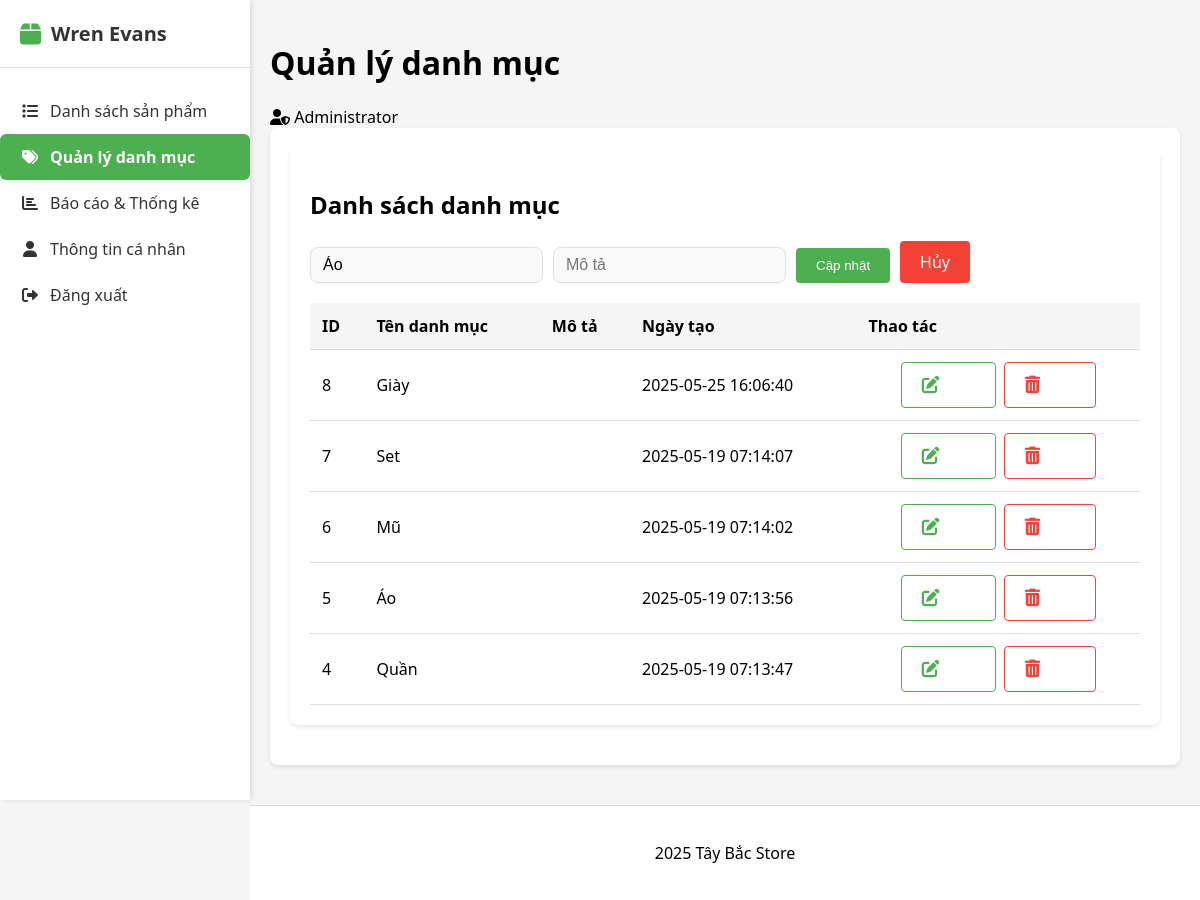
Screenshot of /admin/index.php?action=editCategory&id=5 (signed in) with the database file from the repository.
### tables this page shows
CREATE TABLE `categories` (
  `id` int NOT NULL AUTO_INCREMENT,
  `name` varchar(255) NOT NULL,
  `description` text,
  `created_at` datetime DEFAULT CURRENT_TIMESTAMP,
  PRIMARY KEY (`id`)
);

### controllers/AdminController.php (called while the page is built, shortened)
<?php
require_once __DIR__ . '/../config/database.php';
class AdminController {
    private $db;
    public function __construct() {
        $database = new Database();
        $this->db = $database->getConnection();
    }
    public function editCategory() {
        require_once __DIR__ . '/../models/Category.php';
        $categoryModel = new Category($this->db);
        $id = $_GET['id'];
        $categories = $categoryModel->getAll();
        $editCategory = null;
        foreach ($categories as $cat) {
            if ($cat['id'] == $id) {
                $editCategory = $cat;
                break;
            }
        }
        require_once __DIR__ . '/../views/admin/categories.php';
    }
}
?>

### config/database.php (called while the page is built, shortened)
<?php
class Database {
    private $host = "localhost";
    private $db_name = "product_management";
    private $username = "root";
    private $password = "Hung23072004";
    public function getConnection() {
        $this->conn = null;
        try {
            $this->conn = new PDO("mysql:host=" . $this->host . ";dbname=" . $this->db_name, $this->username, $this->password);
            $this->conn->exec("set names utf8");
        } catch(PDOException $exception) {
            echo "Connection error: " . $exception->getMessage();
        }
        return $this->conn;
    }
}
?>

### models/Category.php (called while the page is built, shortened)
<?php
class Category {
    private $conn;
    private $table = "categories";
    public function __construct($db) {
        $this->conn = $db;
    }
    public function getAll() {
        $stmt = $this->conn->query("SELECT * FROM {$this->table} ORDER BY created_at DESC");
        return $stmt->fetchAll(PDO::FETCH_ASSOC);
    }
}
?>

### views/admin/categories.php (the view, shortened to what this page needs)
<?php
require_once __DIR__ . '/layouts/header.php';
?>
<div class="content-container">
    <h2>Danh sách danh mục</h2>
    <?php if (isset($editCategory)): ?>
    <form action="index.php?action=updateCategory" method="POST" style="margin-bottom:20px; display: flex; gap: 10px; align-items: flex-end;">
        <div>
            <input type="text" name="name" placeholder="Tên danh mục" required class="form-control" value="<?= htmlspecialchars($editCategory['name']) ?>">
        </div>
        <div>
            <input type="text" name="description" placeholder="Mô tả" class="form-control" value="<?= htmlspecialchars($editCategory['description']) ?>">
        </div>
        <button type="submit" class="btn btn-primary">Cập nhật</button>
        <a href="index.php?action=categories" class="btn btn-danger">Hủy</a>
    </form>
    <?php endif; ?>
    <table>
        <thead>
            <tr>
                <th>ID</th>
                <th>Tên danh mục</th>
                <th>Mô tả</th>
                <th>Ngày tạo</th>
                <th>Thao tác</th>
            </tr>
        </thead>
        <tbody>
            <?php foreach ($categories as $cat): ?>
            <tr>
                <td><?= $cat['id'] ?></td>
                <td><?= htmlspecialchars($cat['name']) ?></td>
                <td><?= htmlspecialchars($cat['description']) ?></td>
                <td><?= $cat['created_at'] ?></td>
                <td class="action-links" style="display: flex; gap: 8px; justify-content: center;">
                    <a href="index.php?action=editCategory&id=<?= $cat['id'] ?>"
                       class="btn btn-primary btn-sm"
                       style="display: flex; align-items: center; gap: 4px; min-width: 40px; justify-content: center; background: #fff; color: #4caf50; border: 1.5px solid #4caf50; font-weight: 500;"
                       title="Sửa">
                        <i class="fas fa-edit" style="color: #4caf50;"></i>
                        <span>Sửa</span>
                    </a>
                    <a href="index.php?action=deleteCategory&id=<?= $cat['id'] ?>"
                       class="btn btn-danger btn-sm"
                       style="display: flex; align-items: center; gap: 4px; min-width: 40px; justify-content: center; background: #fff; color: #f44336; border: 1.5px solid #f44336; font-weight: 500;"
                       onclick="return confirm('Bạn có chắc chắn muốn xóa?')"
                       title="Xóa">
                        <i class="fas fa-trash-alt" style="color: #f44336;"></i>
                        <span>Xóa</span>
                    </a>
                </td>
            </tr>
            <?php endforeach; ?>
        </tbody>
    </table>
</div>
<?php require_once __DIR__ . '/layouts/footer.php'; ?>

### views/admin.css (style rules this page uses)
:root { --primary-color: #4caf50; --secondary-color: #45a049; --danger-color: #f44336; --text-color: #333; --light-gray: #f5f5f5; --border-color: #ddd; --sidebar-width: 250px; }
body { font-family: "Segoe UI", Tahoma, Geneva, Verdana, sans-serif; margin: 0; padding: 0; background-color: var(--light-gray); }
.content-container { background: white; padding: 20px; border-radius: 8px; box-shadow: 0 2px 4px rgba(0, 0, 0, 0.1); margin-bottom: 20px; }
table { width: 100%; border-collapse: collapse; margin-top: 20px; }
th, td { padding: 12px; text-align: left; border-bottom: 1px solid var(--border-color); }
th { background-color: var(--light-gray); font-weight: 600; }
.action-links { display: flex; gap: 10px; align-items: center; }
.action-links a { color: var(--primary-color); text-decoration: none; font-size: 1.1em; }
.action-links .btn-primary, .action-links .btn-danger { color: #fff !important; }
.form-control { width: 100%; padding: 8px; border: 1px solid var(--border-color); border-radius: 4px; box-sizing: border-box; }
.btn { padding: 10px 20px; border: none; border-radius: 4px; cursor: pointer; text-decoration: none; font-weight: 500; transition: background-color 0.3s; }
.btn-primary { background-color: var(--primary-color); color: #fff !important; }
.btn-danger { background-color: var(--danger-color); color: #fff !important; }
.form-control { border: 1.5px solid #e0e0e0; border-radius: 8px; padding: 8px 12px; font-size: 16px; background: #fafafa; transition: border 0.2s, box-shadow 0.2s; box-shadow: 0 1px 4px rgba(67, 160, 71, 0.04); }

### rows the page displays
categories: name "Áo", id "5", created_at "2025-05-19 07:13:56"
categories: id "8", name "Giày", created_at "2025-05-25 16:06:40"
categories: id "7", name "Set", created_at "2025-05-19 07:14:07"
categories: id "6", name "Mũ", created_at "2025-05-19 07:14:02"
categories: id "4", name "Quần", created_at "2025-05-19 07:13:47"

### other values shown
$page_title "Quản lý danh mục"
$_SESSION['user']['full_name'] "Administrator"
